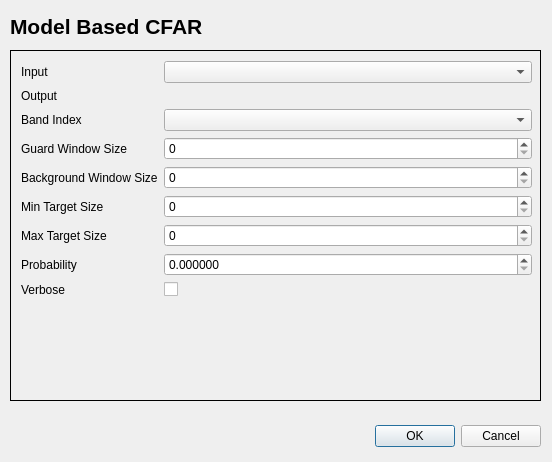
<?xml version="1.0" encoding="UTF-8"?>
<ui version="4.0">
 <class>ModelBasedCFARDialogBase</class>
 <widget class="QDialog" name="ModelBasedCFARDialogBase">
  <property name="geometry">
   <rect>
    <x>0</x>
    <y>0</y>
    <width>552</width>
    <height>462</height>
   </rect>
  </property>
  <property name="windowTitle">
   <string>Detector &gt; CFAR &gt; Model Based CFAR</string>
  </property>
  <property name="windowIcon">
   <iconset>
    <normaloff>icon.png</normaloff>icon.png</iconset>
  </property>
  <widget class="QDialogButtonBox" name="button_box">
   <property name="geometry">
    <rect>
     <x>190</x>
     <y>420</y>
     <width>351</width>
     <height>32</height>
    </rect>
   </property>
   <property name="orientation">
    <enum>Qt::Horizontal</enum>
   </property>
   <property name="standardButtons">
    <set>QDialogButtonBox::Cancel|QDialogButtonBox::Ok</set>
   </property>
  </widget>
  <widget class="QStackedWidget" name="stackedWidget">
   <property name="geometry">
    <rect>
     <x>10</x>
     <y>50</y>
     <width>531</width>
     <height>351</height>
    </rect>
   </property>
   <property name="frameShape">
    <enum>QFrame::Box</enum>
   </property>
   <widget class="QWidget" name="page">
    <widget class="QWidget" name="formLayoutWidget">
     <property name="geometry">
      <rect>
       <x>10</x>
       <y>10</y>
       <width>511</width>
       <height>331</height>
      </rect>
     </property>
     <layout class="QFormLayout" name="formLayout">
      <item row="0" column="0">
       <widget class="QLabel" name="inputLabel">
        <property name="text">
         <string>Input</string>
        </property>
       </widget>
      </item>
      <item row="0" column="1">
       <widget class="QgsMapLayerComboBox" name="inputMapLayerComboBox">
        <property name="toolTip">
         <string>&lt;html&gt;&lt;head/&gt;&lt;body&gt;&lt;p&gt;Input Image file&lt;/p&gt;&lt;/body&gt;&lt;/html&gt;</string>
        </property>
       </widget>
      </item>
      <item row="1" column="0">
       <widget class="QLabel" name="outputLabel">
        <property name="text">
         <string>Output</string>
        </property>
       </widget>
      </item>
      <item row="1" column="1">
       <widget class="QgsFileWidget" name="outputQgsFileWidget">
        <property name="toolTip">
         <string>&lt;html&gt;&lt;head/&gt;&lt;body&gt;&lt;p&gt;Output Image filename&lt;/p&gt;&lt;/body&gt;&lt;/html&gt;</string>
        </property>
        <property name="filter">
         <string>*.tif *.tiff *.gtif ;;*.img ;; *.*</string>
        </property>
        <property name="storageMode">
         <enum>QgsFileWidget::SaveFile</enum>
        </property>
       </widget>
      </item>
      <item row="2" column="0">
       <widget class="QLabel" name="bandIndexLabel">
        <property name="text">
         <string>Band Index</string>
        </property>
       </widget>
      </item>
      <item row="2" column="1">
       <widget class="QgsRasterBandComboBox" name="bandIndexQgsRasterBandComboBox">
        <property name="toolTip">
         <string>&lt;html&gt;&lt;head/&gt;&lt;body&gt;&lt;p&gt;Band Index&lt;/p&gt;&lt;/body&gt;&lt;/html&gt;</string>
        </property>
       </widget>
      </item>
      <item row="3" column="0">
       <widget class="QLabel" name="guardWindowLabel">
        <property name="text">
         <string>Guard Window Size</string>
        </property>
       </widget>
      </item>
      <item row="3" column="1">
       <widget class="QgsDoubleSpinBox" name="guardWindowQgsDoubleSpinBox">
        <property name="toolTip">
         <string>&lt;html&gt;&lt;head/&gt;&lt;body&gt;&lt;p&gt;Guard Window Size&lt;/p&gt;&lt;/body&gt;&lt;/html&gt;</string>
        </property>
        <property name="decimals">
         <number>0</number>
        </property>
        <property name="maximum">
         <double>10000.000000000000000</double>
        </property>
       </widget>
      </item>
      <item row="4" column="0">
       <widget class="QLabel" name="backgroundWindowLabel">
        <property name="text">
         <string>Background Window Size</string>
        </property>
       </widget>
      </item>
      <item row="4" column="1">
       <widget class="QgsDoubleSpinBox" name="backgroundWindowQgsDoubleSpinBox">
        <property name="toolTip">
         <string>&lt;html&gt;&lt;head/&gt;&lt;body&gt;&lt;p&gt;Background Window Size&lt;/p&gt;&lt;/body&gt;&lt;/html&gt;</string>
        </property>
        <property name="decimals">
         <number>0</number>
        </property>
       </widget>
      </item>
      <item row="5" column="0">
       <widget class="QLabel" name="minTargetLabel">
        <property name="text">
         <string>Min Target Size</string>
        </property>
       </widget>
      </item>
      <item row="5" column="1">
       <widget class="QgsDoubleSpinBox" name="minTargetQgsDoubleSpinBox">
        <property name="toolTip">
         <string>&lt;html&gt;&lt;head/&gt;&lt;body&gt;&lt;p&gt;Minimum target size (for elimination of false targets)&lt;/p&gt;&lt;/body&gt;&lt;/html&gt;</string>
        </property>
        <property name="decimals">
         <number>0</number>
        </property>
        <property name="maximum">
         <double>10000.000000000000000</double>
        </property>
       </widget>
      </item>
      <item row="6" column="0">
       <widget class="QLabel" name="maxTargetLabel">
        <property name="text">
         <string>Max Target Size</string>
        </property>
       </widget>
      </item>
      <item row="6" column="1">
       <widget class="QgsDoubleSpinBox" name="maxTargetQgsDoubleSpinBox">
        <property name="toolTip">
         <string>&lt;html&gt;&lt;head/&gt;&lt;body&gt;&lt;p&gt;Maximum target size (for elimination of false targets)&lt;/p&gt;&lt;/body&gt;&lt;/html&gt;</string>
        </property>
        <property name="decimals">
         <number>0</number>
        </property>
        <property name="maximum">
         <double>10000.000000000000000</double>
        </property>
       </widget>
      </item>
      <item row="7" column="0">
       <widget class="QLabel" name="probabilityLabel">
        <property name="text">
         <string>Probability</string>
        </property>
       </widget>
      </item>
      <item row="7" column="1">
       <widget class="QgsDoubleSpinBox" name="probabilityQgsDoubleSpinBox">
        <property name="toolTip">
         <string>&lt;html&gt;&lt;head/&gt;&lt;body&gt;&lt;p&gt;CFAR Probability [0,1], ususally low value&lt;/p&gt;&lt;/body&gt;&lt;/html&gt;</string>
        </property>
        <property name="decimals">
         <number>6</number>
        </property>
        <property name="maximum">
         <double>1.000000000000000</double>
        </property>
        <property name="singleStep">
         <double>0.100000000000000</double>
        </property>
       </widget>
      </item>
      <item row="8" column="0">
       <widget class="QLabel" name="verboseLabel">
        <property name="text">
         <string>Verbose</string>
        </property>
       </widget>
      </item>
      <item row="8" column="1">
       <widget class="QCheckBox" name="verboseCheckBox">
        <property name="toolTip">
         <string>&lt;html&gt;&lt;head/&gt;&lt;body&gt;&lt;p&gt;Verbose Mode - print a message to console&lt;/p&gt;&lt;/body&gt;&lt;/html&gt;</string>
        </property>
        <property name="text">
         <string/>
        </property>
       </widget>
      </item>
     </layout>
    </widget>
   </widget>
  </widget>
  <widget class="QLabel" name="title_label">
   <property name="geometry">
    <rect>
     <x>10</x>
     <y>10</y>
     <width>521</width>
     <height>33</height>
    </rect>
   </property>
   <property name="text">
    <string>&lt;!DOCTYPE HTML PUBLIC &quot;-//W3C//DTD HTML 4.0//EN&quot; &quot;http://www.w3.org/TR/REC-html40/strict.dtd&quot;&gt;
&lt;html&gt;&lt;head&gt;&lt;meta name=&quot;qrichtext&quot; content=&quot;1&quot; /&gt;&lt;style type=&quot;text/css&quot;&gt;
p, li { white-space: pre-wrap; }
&lt;/style&gt;&lt;/head&gt;&lt;body style=&quot; font-family:'MS Shell Dlg 2'; font-size:8pt; font-weight:400; font-style:normal;&quot;&gt;
&lt;p style=&quot; margin-top:0px; margin-bottom:0px; margin-left:0px; margin-right:0px; -qt-block-indent:0; text-indent:0px;&quot;&gt;&lt;span style=&quot; font-family:'Sans Serif'; font-size:16pt; font-weight:600;&quot;&gt;Model Based CFAR&lt;/span&gt;&lt;/p&gt;&lt;/body&gt;&lt;/html&gt;</string>
   </property>
  </widget>
 </widget>
 <customwidgets>
  <customwidget>
   <class>QgsDoubleSpinBox</class>
   <extends>QDoubleSpinBox</extends>
   <header>qgsdoublespinbox.h</header>
  </customwidget>
  <customwidget>
   <class>QgsFileWidget</class>
   <extends>QWidget</extends>
   <header>qgsfilewidget.h</header>
  </customwidget>
  <customwidget>
   <class>QgsMapLayerComboBox</class>
   <extends>QComboBox</extends>
   <header>qgsmaplayercombobox.h</header>
  </customwidget>
  <customwidget>
   <class>QgsRasterBandComboBox</class>
   <extends>QComboBox</extends>
   <header>qgsrasterbandcombobox.h</header>
  </customwidget>
 </customwidgets>
 <resources/>
 <connections>
  <connection>
   <sender>button_box</sender>
   <signal>accepted()</signal>
   <receiver>ModelBasedCFARDialogBase</receiver>
   <slot>accept()</slot>
   <hints>
    <hint type="sourcelabel">
     <x>20</x>
     <y>20</y>
    </hint>
    <hint type="destinationlabel">
     <x>20</x>
     <y>20</y>
    </hint>
   </hints>
  </connection>
  <connection>
   <sender>button_box</sender>
   <signal>rejected()</signal>
   <receiver>ModelBasedCFARDialogBase</receiver>
   <slot>reject()</slot>
   <hints>
    <hint type="sourcelabel">
     <x>20</x>
     <y>20</y>
    </hint>
    <hint type="destinationlabel">
     <x>20</x>
     <y>20</y>
    </hint>
   </hints>
  </connection>
 </connections>
</ui>
